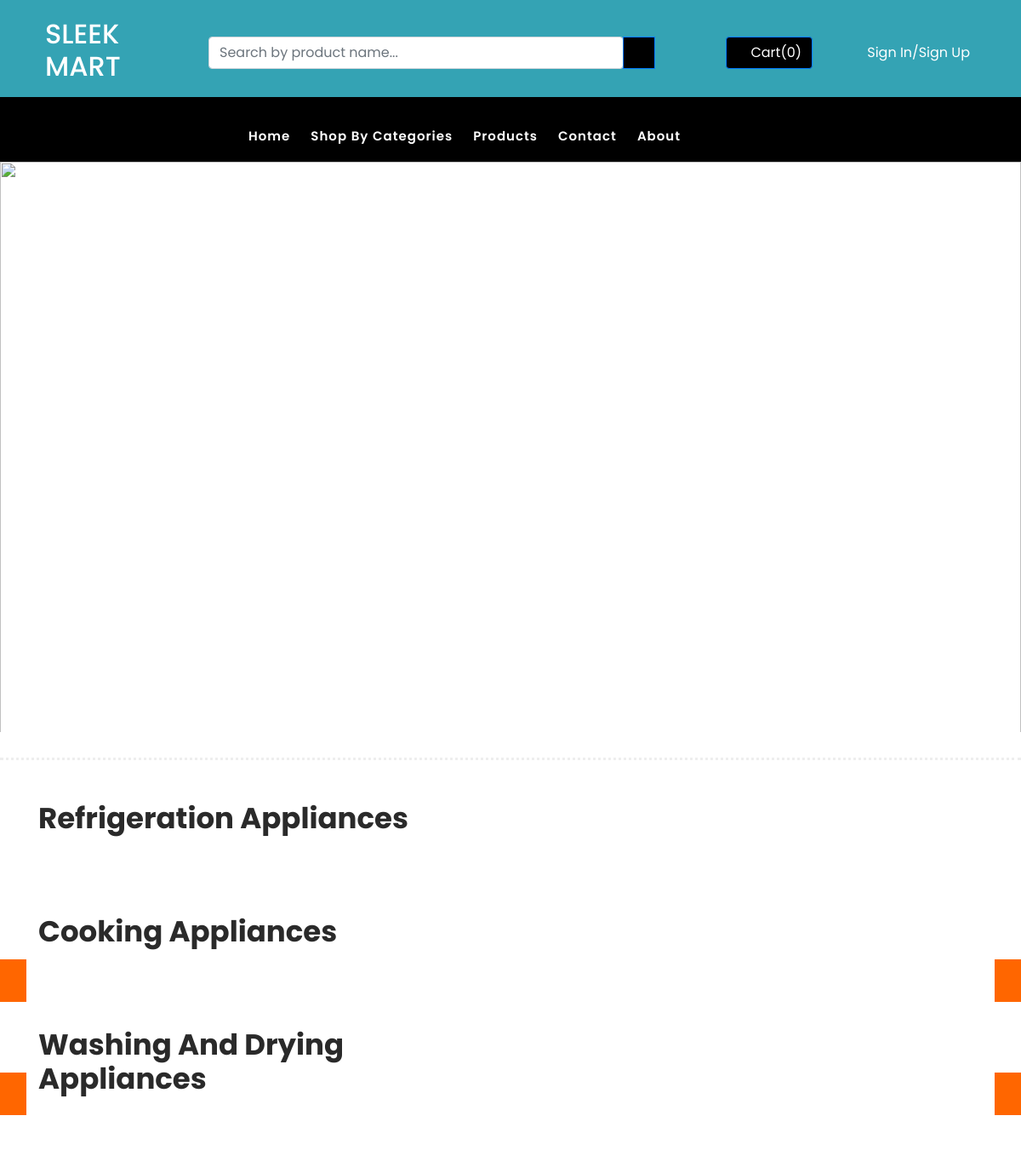
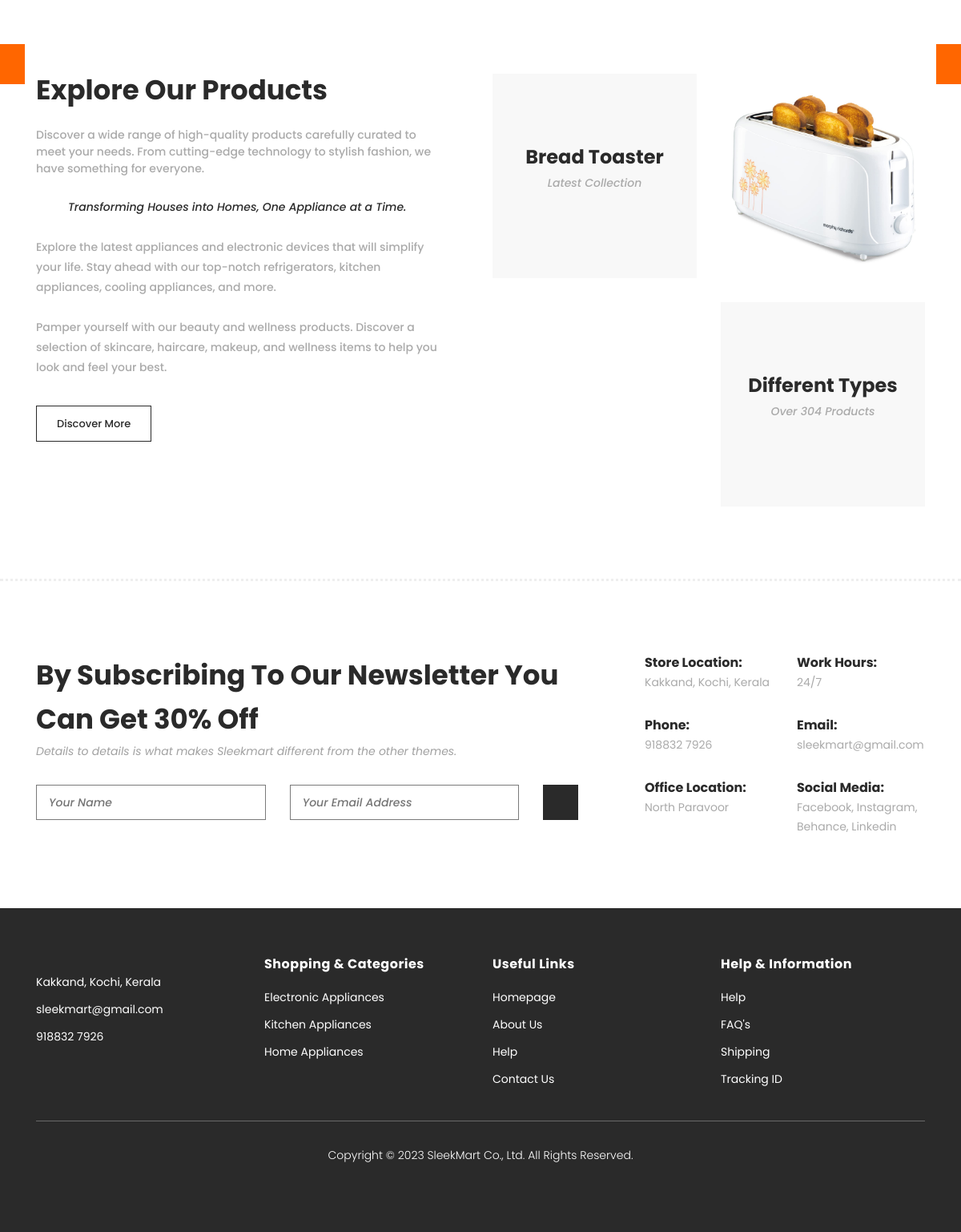
The page / on the database its author committed (2 pictures, top to bottom).
### dashboard/models.py (models this page shows, shortened)
class Category(models.Model):
    slug = models.CharField(max_length=50, null=False, blank=False)
    name=models.CharField(max_length=50, null=False, blank=False)
    image=models.ImageField(upload_to="category_images", null=False, blank=False)
    status=models.BooleanField(default=False, help_text="0=default,1=Hidden")
    trending=models.BooleanField(default=False, help_text="0=default,1=Hidden")
    description=models.CharField(max_length=500, null=False, blank=False, default="Default description")
    created_date = models.DateTimeField(auto_now_add=True)
    updated_date = models.DateTimeField(auto_now=True)

### dashboard/views.py (the view)
# urls.py: path('',  views.dashboard_home, name='dashboard_home'),
def dashboard_home(request):
    categories = Category.objects.filter(status=False)
    category_data = []
    cart_count = 0  # Default to 0
    categories_with_subcategories = Category.objects.filter(subcategory__isnull=False, status=False)
    if request.user.is_authenticated:
        user = request.user
        cart_count = CartItems.objects.filter(cart__user=user).count()
    for category in categories:
        subcategories = Subcategory.objects.filter(category=category, status=False)
        products = Product.objects.filter(subcategory__in=subcategories, status=False)
        category_data.append({
            'category': category,
            'products': products,
            'subcategories': subcategories,
        })
    context = {
        'category_data': category_data,
        'categories': categories,
        'cart_count': cart_count,
        'categories_with_subcategories' : categories_with_subcategories
    }
    return render(request, 'dashboard_home.html', context)

### templates/dashboard_home.html (shortened to what this page needs)
{% load static %}
<!DOCTYPE html>
<html lang="en">
  <head>
    <link rel="stylesheet" type="text/css" href="{% static 'css/bootstrap.min.css' %}">
    <link rel="stylesheet" type="text/css" href="{% static 'css/font-awesome.css' %}">
    <link rel="stylesheet" href="{% static 'css/templatemo-hexashop.css' %}">
    <link rel="stylesheet" href="{% static 'css/owl-carousel.css' %}">
    <link rel="stylesheet" href="{% static 'css/lightbox.css' %}">
    </head>
    <body>
   <nav class="navbar navbar-expand-lg navbar-dark fixed-top" style="background-color:#34a3b4;">
    <div class="container">
        <div class="collapse navbar-collapse" id="navbarCollapse">
            <ul class="navbar-nav mx-auto">
                <li class="nav-item">
                    <a class="nav-link" href="{% url 'dashboard_home' %}">
                        <h2 style="color:white; margin-top: 5px;">SLEEK MART</h2>
                    </a>
                </li>
            </ul>
            <div class="col-lg-6 col-md-6 col-sm-12" style="margin-top: 10px;">
                <form class="search-form" action="#" method="GET" style="display: flex;">
                    <div class="input-group" style="flex: 1;">
                        <input type="text" class="form-control" id="search-input" placeholder="Search by product name..." style="width: 100%;">
                    </div>
                    <div class="input-group-append">
                        <button class="btn btn-primary" type="button" style="background-color: black; color: white; border-radius: 0;">
                            <i class="fa fa-search"></i>
                        </button>
                    </div>
                </form>
            </div>
            <div class="col-lg-2 col-md-2 col-sm-12 text-right" style="margin-top: 10px;">
                <a href="{% url 'cart_details' %}" class="btn btn-primary" style="background-color: black; color: white; text-decoration: none;">
                    <i class="fa fa-shopping-cart"></i> <span class="cart-count" style="color:white;">Cart({{ cart_count }})</span>
                </a>
            </div>
            <div class="col-lg-2 col-md-2 col-sm-12 text-center text-lg-right" style="margin-top: 10px;">
                {% if user.is_authenticated %}
                <div class="profile-dropdown">
                    <button class="dropbtn">
                        {% if request.user.profile_pic %}
                           <img src="{{ request.user.profile_pic.url }}" alt="Profile Picture">
                        {% else %}
                           <img src="{% static 'images/propic.jpg' %}" alt="Customer" class="img-xs rounded-circle" />
                        {% endif %}
                    </button>
                    <div class="dropdown-content">
                      <div class="user-info">
                        <span>{{ request.user.name }}</span>
                      </div>
                      <a href="{% url 'profile' %}">My Profile</a>
                      <a href="{% url 'loggout' %}">Logout</a>
                    </div>
                  </div>
                {% else %}
                <a href="{% url 'login_page' %}" style="color: white; text-decoration: none; margin-left: 10px;">Sign In/Sign Up</a>
                {% endif %}
            </div>
        </div>
    </div>
</nav>
<header class="header-area header-sticky" >
    <div class="container" >
        <div class="row">
            <div class="col-12">
                <nav class="main-nav">
                    <ul class="nav" id="main-menu">
                        <li class="scroll-to-section"><a href="{% url 'dashboard_home' %}" style="color: white;">Home</a></li>
                         <li class="has-submenu">
                            <a href="#" style="color: white;">Shop By Categories</a>
                        </li>
                        <li class="scroll-to-section"><a href="#explore" style="color: white;">Products</a></li>
                        <li class="scroll-to-section"><a href="#contact" style="color: white;">Contact</a></li>
                        <li class="scroll-to-section"><a href="{% url 'about' %}" style="color: white;">About</a></li>
                    </ul>
                </nav>
            </div>
        </div>
    </div>
</header>
    <div class="main-banner" id="top" >
        <div class="banner-container" style="overflow: hidden;">
          <div id="carouselExampleIndicators" class="carousel slide" data-ride="carousel">
            <ol class="carousel-indicators">
              <li data-target="#carouselExampleIndicators" data-slide-to="0" class="active"></li>
              <li data-target="#carouselExampleIndicators" data-slide-to="1"></li>
              <li data-target="#carouselExampleIndicators" data-slide-to="2"></li>
            </ol>
            <div class="carousel-inner">
              <div class="carousel-item active">
                <img src="{% static 'images/about-left-image.jpg' %}" alt="">
              </div>
            </div>
            <a class="carousel-control-prev" href="#carouselExampleIndicators" role="button" data-slide="prev">
              <span class="carousel-control-prev-icon" aria-hidden="true"></span>
            </a>
            <a class="carousel-control-next" href="#carouselExampleIndicators" role="button" data-slide="next">
              <span class="carousel-control-next-icon" aria-hidden="true"></span>
            </a>
          </div>
        </div>
      </div>
   <br><br>
    {% for category_data in category_data %}
    {% if category_data.subcategories %}
    <section class="section" id="{{ category_data.category.name }}">
        <div class="container">
            <div class="row">
                <div class="col-lg-6">
                    <div class="section-heading">
                        <h2>{{ category_data.category.name }}</h2>
                    </div>
                </div>
            </div>
        </div>
        <div class="container">
            <div class="row">
                <div class="col-lg-12">
                    <div class="men-item-carousel">
                        <div class="custom-nav-container">
                            <div class="custom-nav custom-prev"><i class="fa fa-chevron-left"></i></div>
                            <div class="custom-nav custom-next"><i class="fa fa-chevron-right"></i></div>
                        </div>
                    </div>
                </div>
            </div>
        </div>
    </section>
    <br><br><br>
    {% endif %}
    {% endfor %}
    <section class="section" id="explore">
        <div class="container">
            <div class="row">
                <div class="col-lg-6">
                    <div class="left-content">
                        <h2>Explore Our Products</h2>
                        <span>Discover a wide range of high-quality products carefully curated to meet your needs. From cutting-edge technology to stylish fashion, we have something for everyone.</span>
                        <div class="quote">
                            <i class="fa fa-quote-left"></i><p>Transforming Houses into Homes, One Appliance at a Time.</p>
                        </div>
                        <p>Explore the latest appliances and electronic devices that will simplify your life. Stay ahead with our top-notch refrigerators, kitchen appliances, cooling appliances, and more.</p>
                        <p>Pamper yourself with our beauty and wellness products. Discover a selection of skincare, haircare, makeup, and wellness items to help you look and feel your best.</p>
                        <div class="main-border-button">
                            <a href="{% url 'dashboard_home' %}">Discover More</a>
                        </div>
                    </div>
                </div>
                <div class="col-lg-6">
                    <div class="right-content">
                        <div class="row">
                            <div class="col-lg-6">
                                <div class="leather">
                                    <h4>Bread Toaster</h4>
                                    <span>Latest Collection</span>
                                </div>
                            </div>
                            <div class="col-lg-6">
                                <div class="first-image">
                                    <img src="{% static 'images/explore_image_1.jpg' %}" alt="">
                                </div>
                            </div>
                            <div class="col-lg-6">
                                <div class="second-image">
                                </div>
                            </div>
                            <div class="col-lg-6">
                                <div class="types">
                                    <h4>Different Types</h4>
                                    <span>Over 304 Products</span>
                                </div>
                            </div>
                        </div>
                    </div>
                </div>
            </div>
        </div>
    </section>
    <div class="subscribe" id="contact">
        <div class="container">
            <div class="row">
                <div class="col-lg-8">
                    <div class="section-heading">
                        <h2>By Subscribing To Our Newsletter You Can Get 30% Off</h2>
                        <span>Details to details is what makes Sleekmart different from the other themes.</span>
                    </div>
                    <form id="subscribe" action="" method="get">
                        <div class="row">
                          <div class="col-lg-5">
                            <fieldset>
                              <input name="name" type="text" id="name" placeholder="Your Name" required="">
                            </fieldset>
                          </div>
                          <div class="col-lg-5">
                            <fieldset>
                              <input name="email" type="text" id="email" pattern="[^ @]*@[^ @]*" placeholder="Your Email Address" required="">
                            </fieldset>
                          </div>
                          <div class="col-lg-2">
                            <fieldset>
                              <button type="submit" id="form-submit" class="main-dark-button"><i class="fa fa-paper-plane"></i></button>
                            </fieldset>
                          </div>
                        </div>
                    </form>
                </div>
                <div class="col-lg-4">
                    <div class="row">
                        <div class="col-6">
                            <ul>
                                <li>Store Location:<br><span>Kakkand, Kochi, Kerala</span></li>
                                <li>Phone:<br><span>918832 7926</span></li>
                                <li>Office Location:<br><span>North Paravoor</span></li>
                            </ul>
                        </div>
                        <div class="col-6">
                            <ul>
                                <li>Work Hours:<br><span>24/7</span></li>
                                <li>Email:<br><span>sleekmart@gmail.com</span></li>
                                <li>Social Media:<br><span><a href="#">Facebook</a>, <a href="#">Instagram</a>, <a href="#">Behance</a>, <a href="#">Linkedin</a></span></li>
                            </ul>
                        </div>
                    </div>
                </div>
            </div>
        </div>
    </div>
    <footer>
        <div class="container">
            <div class="row">
                <div class="col-lg-3">
                    <div class="first-item">
                        <ul>
                            <li><a href="#">Kakkand, Kochi, Kerala</a></li>
                            <li><a href="#">sleekmart@gmail.com</a></li>
                            <li><a href="#">918832 7926</a></li>
                        </ul>
                    </div>
                </div>
                <div class="col-lg-3">
                    <h4>Shopping &amp; Categories</h4>
                    <ul>
                        <li><a href="#">Electronic Appliances</a></li>
                        <li><a href="#">Kitchen Appliances</a></li>
                        <li><a href="#">Home Appliances</a></li>
                    </ul>
                </div>
                <div class="col-lg-3">
                    <h4>Useful Links</h4>
                    <ul>
                        <li><a href="#">Homepage</a></li>
                        <li><a href="#">About Us</a></li>
                        <li><a href="#">Help</a></li>
                        <li><a href="#">Contact Us</a></li>
                    </ul>
                </div>
                <div class="col-lg-3">
                    <h4>Help &amp; Information</h4>
                    <ul>
                        <li><a href="#">Help</a></li>
                        <li><a href="#">FAQ's</a></li>
                        <li><a href="#">Shipping</a></li>
                        <li><a href="#">Tracking ID</a></li>
                    </ul>
                </div>
                <div class="col-lg-12">
                    <div class="under-footer">
                        <p>Copyright © 2023 SleekMart Co., Ltd. All Rights Reserved.
                        <ul>
                            <li><a href="#"><i class="fa fa-facebook"></i></a></li>
                            <li><a href="#"><i class="fa fa-twitter"></i></a></li>
                            <li><a href="#"><i class="fa fa-linkedin"></i></a></li>
                            <li><a href="#"><i class="fa fa-behance"></i></a></li>
                        </ul>
                    </div>
                </div>
            </div>
        </div>
    </footer>
  </body>
</html>

### rows shown on the page
Category: category.name "Refrigeration Appliances"
Category: category.name "Cooking Appliances"
Category: category.name "Washing And Drying Appliances"

### other values the page prints
{{ cart_count }} "0"
